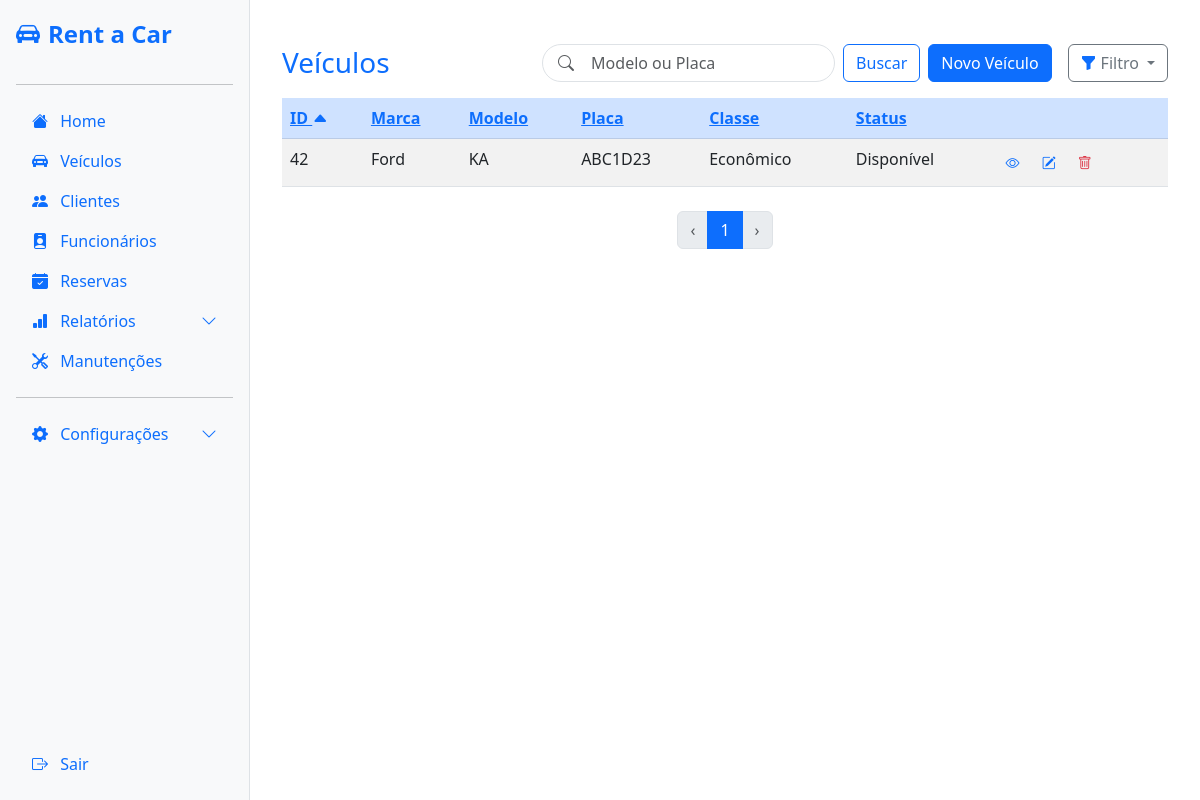
The app's page /veiculos/ (signed in), older data.
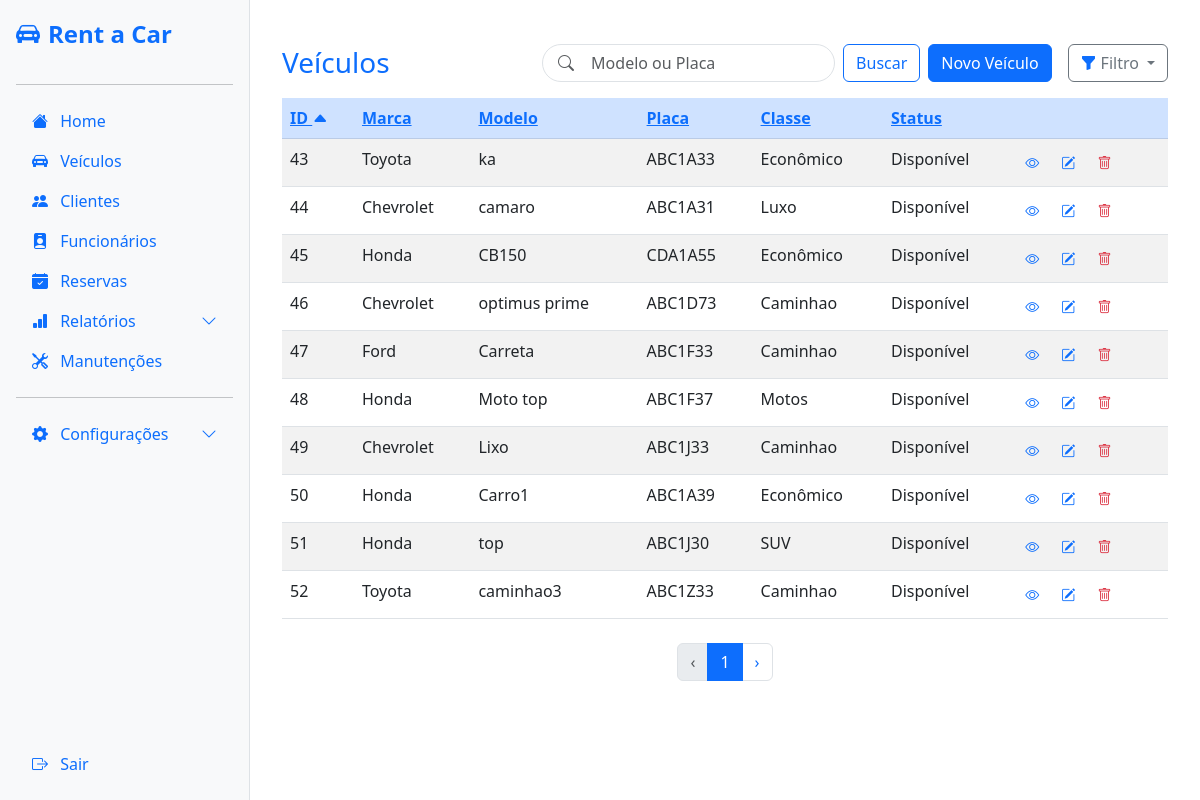
The same page, newer data.
### vehicles/models.py (models this page shows, shortened)
class Vehicle(models.Model):
    vehicle_type = models.CharField(max_length=10, choices=VEHICLE_TYPE_CHOICES)
    brand = models.CharField(max_length=20, choices=VEHICLE_BRAND_CHOICES)
    model = models.CharField(max_length=50)
    year = models.IntegerField()
    color = models.CharField(max_length=20)
    km = models.IntegerField()
    status = models.CharField(max_length=20, choices=STATUS_CHOICES, default='available')
    description = models.TextField(blank=True, null=True)
    created_at = models.DateTimeField(auto_now_add=True)
    plate = models.CharField(max_length=7, unique=True, default='')
    vehicle_class = models.ForeignKey(VehicleClass, on_delete=models.PROTECT)
    image = models.ImageField(upload_to='vehicles/images/', blank=True, null=True)

class VehicleClass(models.Model):
    name = models.CharField(max_length=50)
    description = models.TextField(blank=True, null=True)
    daily_price = models.DecimalField(max_digits=10, decimal_places=2)

### vehicles/views.py (the view)
# urls.py: path('veiculos/', views.list_vehicles, name='list_vehicles'),
@login_required
def list_vehicles(request):
    query = request.GET.get('search', '')
    sort = request.GET.get('sort', 'id')
    order = request.GET.get('order', 'asc')
    status = request.GET.get('status', '')
    vehicle_class = request.GET.get('vehicle_class', '')
    sort_field = sort if order == 'asc' else f'-{sort}'
    if query:
        vehicles = Vehicle.objects.filter(plate__icontains=query) | Vehicle.objects.filter(model__icontains=query)
    else:
        vehicles = Vehicle.objects.all()
    if status:
        vehicles = vehicles.filter(status=status)
    if vehicle_class:
        vehicles = vehicles.filter(vehicle_class_id=vehicle_class)
    vehicles = vehicles.order_by(sort_field)
    paginator = Paginator(vehicles, 10)
    page_number = request.GET.get('page')
    page_obj = paginator.get_page(page_number)
    count = Vehicle.objects.count()
    dados = {
        'total': count,
        'vehicles': page_obj,
        'query': query,
        'sort': sort,
        'order': order,
        'page_obj': page_obj,
        'vehicle_classes': VehicleClass.objects.all(),
        'status': status,
        'selected_class': vehicle_class,
    }
    return render(request, 'vehicles/list_vehicles.html', dados)

### vehicles/templates/vehicles/list_vehicles.html (shortened to what this page needs)
{% extends "base/base.html" %}
{% block content %}
<div class="container mt-4">
  <div class="d-flex align-items-center justify-content-between mb-3 flex-wrap">
    <h3 class="mb-0 me-3 text-primary">Veículos</h3>
    <div class="d-flex ms-auto">
     <form class="form-inline d-flex" method="get" style="min-width: 320px; max-width: 500px">
  <div class="position-relative w-100 me-2">
    <input
      class="form-control ps-5 rounded-pill"
      type="search"
      placeholder="Modelo ou Placa"
      aria-label="Buscar"
      name="search"
      value="{{ query|default:'' }}"
    />
    <span class="position-absolute top-50 start-0 translate-middle-y ps-3">
      <i class="bi bi-search text-muted"></i>
    </span>
  </div>
  <button class="btn btn-outline-primary me-2" type="submit">Buscar</button>
  </form>
      <a href="{% url 'create_vehicle' %}" class="btn btn-primary me-2">Novo Veículo</a>
    </div>
    <div class="dropdown ms-2">
      <button class="btn btn-outline-secondary dropdown-toggle d-flex align-items-center gap-1" type="button" data-bs-toggle="dropdown" aria-expanded="false">
        <i class="bi bi-funnel-fill text-primary"></i>
        <span>Filtro</span>
      </button>
    </div>
  </div>
  <table class="table table-striped">
<thead class="table-primary">
  <tr>
    <th>
      <a href="?sort=id&order={% if sort == 'id' and order == 'asc' %}desc{% else %}asc{% endif %}&search={{ query|urlencode }}">
        ID {% if sort == 'id' %}<i class="bi bi-caret-{% if order == 'asc' %}up{% else %}down{% endif %}-fill"></i>{% endif %}
      </a>
    </th>
    <th>
      <a href="?sort=brand&order={% if sort == 'brand' and order == 'asc' %}desc{% else %}asc{% endif %}&search={{ query|urlencode }}">
        Marca {% if sort == 'brand' %}<i class="bi bi-caret-{% if order == 'asc' %}up{% else %}down{% endif %}-fill"></i>{% endif %}
      </a>
    </th>
    <th>
      <a href="?sort=model&order={% if sort == 'model' and order == 'asc' %}desc{% else %}asc{% endif %}&search={{ query|urlencode }}">
        Modelo {% if sort == 'model' %}<i class="bi bi-caret-{% if order == 'asc' %}up{% else %}down{% endif %}-fill"></i>{% endif %}
      </a>
    </th>
    <th>
      <a href="?sort=plate&order={% if sort == 'plate' and order == 'asc' %}desc{% else %}asc{% endif %}&search={{ query|urlencode }}">
        Placa {% if sort == 'plate' %}<i class="bi bi-caret-{% if order == 'asc' %}up{% else %}down{% endif %}-fill"></i>{% endif %}
      </a>
    </th>
    <th>
      <a href="?sort=vehicle_class__name&order={% if sort == 'vehicle_class__name' and order == 'asc' %}desc{% else %}asc{% endif %}&search={{ query|urlencode }}">
        Classe {% if sort == 'vehicle_class__name' %}<i class="bi bi-caret-{% if order == 'asc' %}up{% else %}down{% endif %}-fill"></i>{% endif %}
      </a>
    </th>
    <th>
      <a href="?sort=status&order={% if sort == 'status' and order == 'asc' %}desc{% else %}asc{% endif %}&search={{ query|urlencode }}">
        Status {% if sort == 'status' %}<i class="bi bi-caret-{% if order == 'asc' %}up{% else %}down{% endif %}-fill"></i>{% endif %}
      </a>
    </th>
    <th></th>
  </tr>
</thead>
    <tbody>
      {% for vehicle in vehicles %}
      <tr>
        <td>{{ vehicle.id }}</td>
        <td>{{ vehicle.brand|title }}</td>
        <td>{{ vehicle.model }}</td>
        <td>{{ vehicle.plate }}</td>
        <td>{{ vehicle.vehicle_class.name }}</td>
        <td>{{ vehicle.get_status_display|title }}</td>
        <td>
          <a href="{% url 'vehicle_detail' vehicle.id %}" class="btn btn-sm" title="Visualizar">
            <i class="bi bi-eye text-primary"></i>
          </a>
          <a href="{% url 'update_vehicle' vehicle.id %}" class="btn btn-sm" title="Editar">
            <i class="bi bi-pencil-square text-primary"></i>
          </a>
          <button type="button" class="btn btn-sm" data-bs-toggle="modal" data-bs-target="#deleteModal{{ vehicle.id }}" title="Excluir">
            <i class="bi bi-trash text-danger"></i>
          </button>
        </td>
      </tr>
      {% empty %}
      <tr>
        <td colspan="7" class="text-center">Nenhum veículo encontrado.</td>
      </tr>
      {% endfor %}
    </tbody>
  </table>
  <nav aria-label="Paginacao" class="mt-4">
    <ul class="pagination justify-content-center">
      {% if vehicles.has_previous %}
      <li class="page-item">
        <a class="page-link" href="?page={{ vehicles.previous_page_number }}&sort={{ sort }}&order={{ order }}&search={{ query|urlencode }}" aria-label="Anterior">‹</a>
      </li>
      {% else %}
      <li class="page-item disabled"><span class="page-link">‹</span></li>
      {% endif %}
      <li class="page-item active"><span class="page-link">{{ vehicles.number }}</span></li>
      {% if vehicles.has_next %}
      <li class="page-item">
        <a class="page-link" href="?page={{ vehicles.next_page_number }}&sort={{ sort }}&order={{ order }}&search={{ query|urlencode }}" aria-label="Próxima">›</a>
      </li>
      {% else %}
      <li class="page-item disabled"><span class="page-link">›</span></li>
      {% endif %}
    </ul>
  </nav>
</div>
{% endblock %}

### rent_a_car/templates/base/base.html (shortened to what this page needs)
<!DOCTYPE html>
<html lang="pt-br">
  <head>
    <link
      href="https://cdn.jsdelivr.net/npm/bootstrap@5.3.0/dist/css/bootstrap.min.css"
      rel="stylesheet"
    />
    <link
      href="https://cdn.jsdelivr.net/npm/bootstrap-icons@1.10.5/font/bootstrap-icons.css"
      rel="stylesheet"
    />
  </head>
  <body>
    <div class="sidebar d-flex flex-column p-3">
      <a
        href="{% url 'index' %}"
        class="d-flex align-items-center mb-3 text-decoration-none"
      >
        <i class="bi bi-car-front-fill me-2" style="font-size: 1.5rem"></i>
        <span class="fs-4">Rent a Car</span>
      </a>
      <hr />
      <ul class="nav nav-pills flex-column mb-auto">
        <li>
          <a href="{% url 'index' %}" class="nav-link">
            <i class="bi bi-house-fill me-2"></i> Home
          </a>
        </li>
        <li>
          <a href="{% url 'list_vehicles' %}" class="nav-link">
            <i class="bi bi-car-front-fill me-2"></i> Veículos
          </a>
        </li>
        <li>
          <a href="{% url 'client_list' %}" class="nav-link">
            <i class="bi bi-people-fill me-2"></i> Clientes
          </a>
        </li>
        <li>
          <a href="{% url 'employee_list' %}" class="nav-link">
            <i class="bi bi-person-badge-fill me-2"></i> Funcionários
          </a>
        </li>
        <li>
          <a href="{% url 'list_reservations' %}" class="nav-link">
            <i class="bi bi-calendar-check-fill me-2"></i> Reservas
          </a>
        </li>
        <li>
          <a
            class="nav-link d-flex justify-content-between align-items-center"
            data-bs-toggle="collapse"
            href="#reportCollapse"
            role="button"
            aria-expanded="false"
            aria-controls="reportCollapse"
          >
            <span><i class="bi bi-bar-chart-fill me-2"></i> Relatórios</span>
            <i class="bi bi-chevron-down"></i>
          </a>
        </li>
        <li>
          <a href="{% url 'maintenance_list' %}" class="nav-link">
            <i class="bi bi-tools me-2"></i> Manutenções
          </a>
        </li>
        <hr />
        <li>
          <a
            class="nav-link d-flex justify-content-between align-items-center"
            data-bs-toggle="collapse"
            href="#configCollapse"
            role="button"
            aria-expanded="false"
            aria-controls="configCollapse"
          >
            <span><i class="bi bi-gear-fill me-2"></i> Configurações</span>
            <i class="bi bi-chevron-down"></i>
          </a>
        </li>
      </ul>
      {% if user.is_authenticated %}
  <div class="mt-auto">
    <ul class="nav flex-column">
      <li class="nav-item">
        <a href="{% url 'logout' %}" class="nav-link">
          <i class="bi bi-box-arrow-right me-2"></i> Sair
        </a>
      </li>
    </ul>
  </div>
{% endif %}
    </div>
    <main class="content">{% block content %}{% endblock %}</main>
  </body>
</html>

### rent_a_car/templates/base/base.html (style rules this page uses)
.sidebar { height: 100vh; width: 250px; position: fixed; top: 0; left: 0; background-color: #f8f9fa; border-right: 1px solid #dee2e6; padding-top: 1rem; }
.content { margin-left: 250px; padding: 20px; }
.sidebar .nav-link, .sidebar a, .sidebar i { color: #0d6efd; }
.sidebar .fs-4 { font-weight: bold; }

Row changes from the older to the newer data that the page shows:
removed Vehicle: id "42", brand "Ford", model "KA", plate "ABC1D23", vehicle_class.name "Econômico", status "Disponível"
added Vehicle: id "43", brand "Toyota", model "ka", plate "ABC1A33", vehicle_class.name "Econômico", status "Disponível"
added Vehicle: id "44", brand "Chevrolet", model "camaro", plate "ABC1A31", vehicle_class.name "Luxo", status "Disponível"
added Vehicle: id "45", brand "Honda", model "CB150", plate "CDA1A55", vehicle_class.name "Econômico", status "Disponível"
added Vehicle: id "46", brand "Chevrolet", model "optimus prime", plate "ABC1D73", vehicle_class.name "Caminhao", status "Disponível"
added Vehicle: id "47", brand "Ford", model "Carreta", plate "ABC1F33", vehicle_class.name "Caminhao", status "Disponível"
added Vehicle: id "48", brand "Honda", model "Moto top", plate "ABC1F37", vehicle_class.name "Motos", status "Disponível"
added Vehicle: id "49", brand "Chevrolet", model "Lixo", plate "ABC1J33", vehicle_class.name "Caminhao", status "Disponível"
added Vehicle: id "50", brand "Honda", model "Carro1", plate "ABC1A39", vehicle_class.name "Econômico", status "Disponível"
added Vehicle: id "51", brand "Honda", model "top", plate "ABC1J30", vehicle_class.name "SUV", status "Disponível"
added Vehicle: id "52", brand "Toyota", model "caminhao3", plate "ABC1Z33", vehicle_class.name "Caminhao", status "Disponível"
